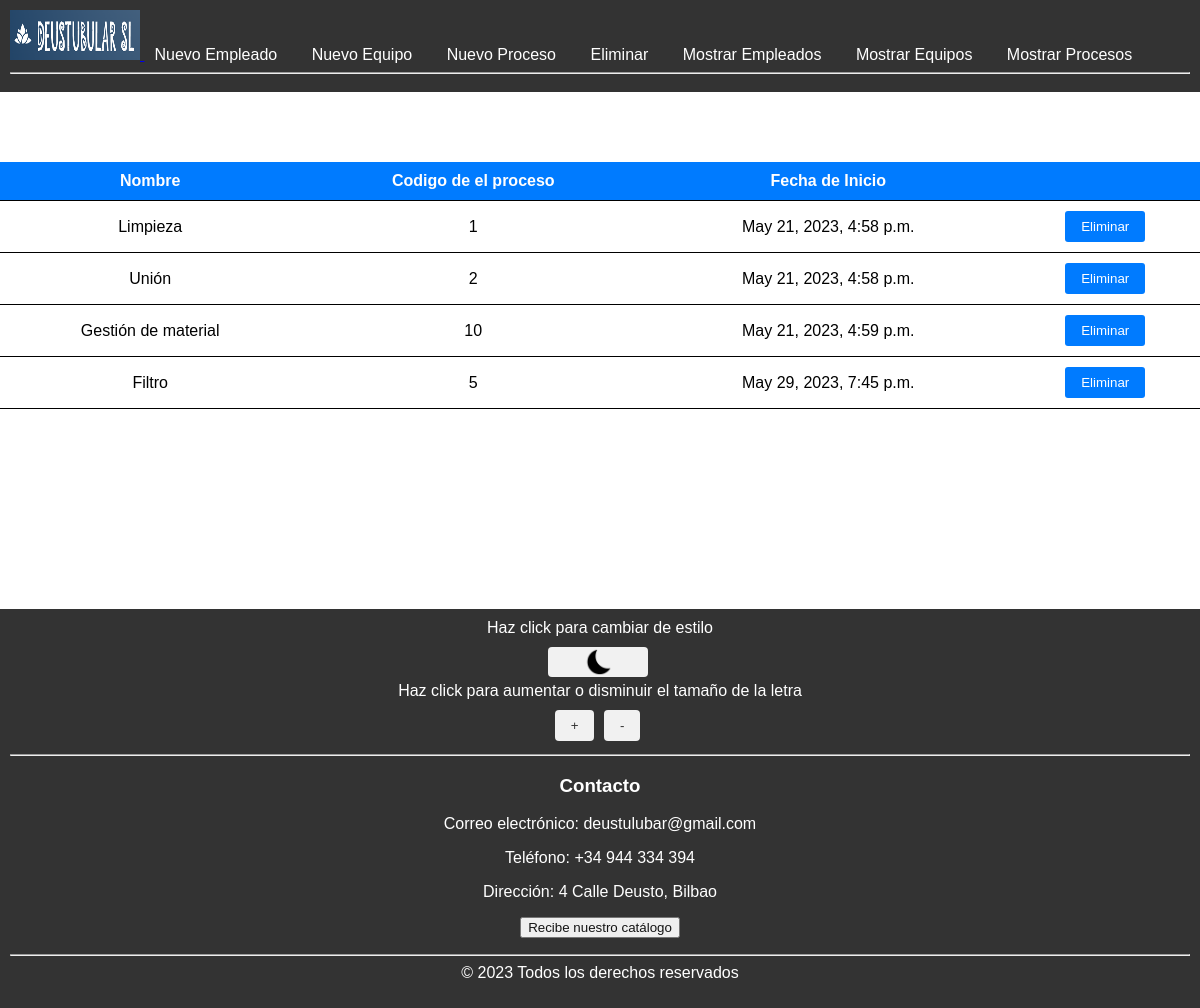
Before: /eliminar/proceso with the older database file.
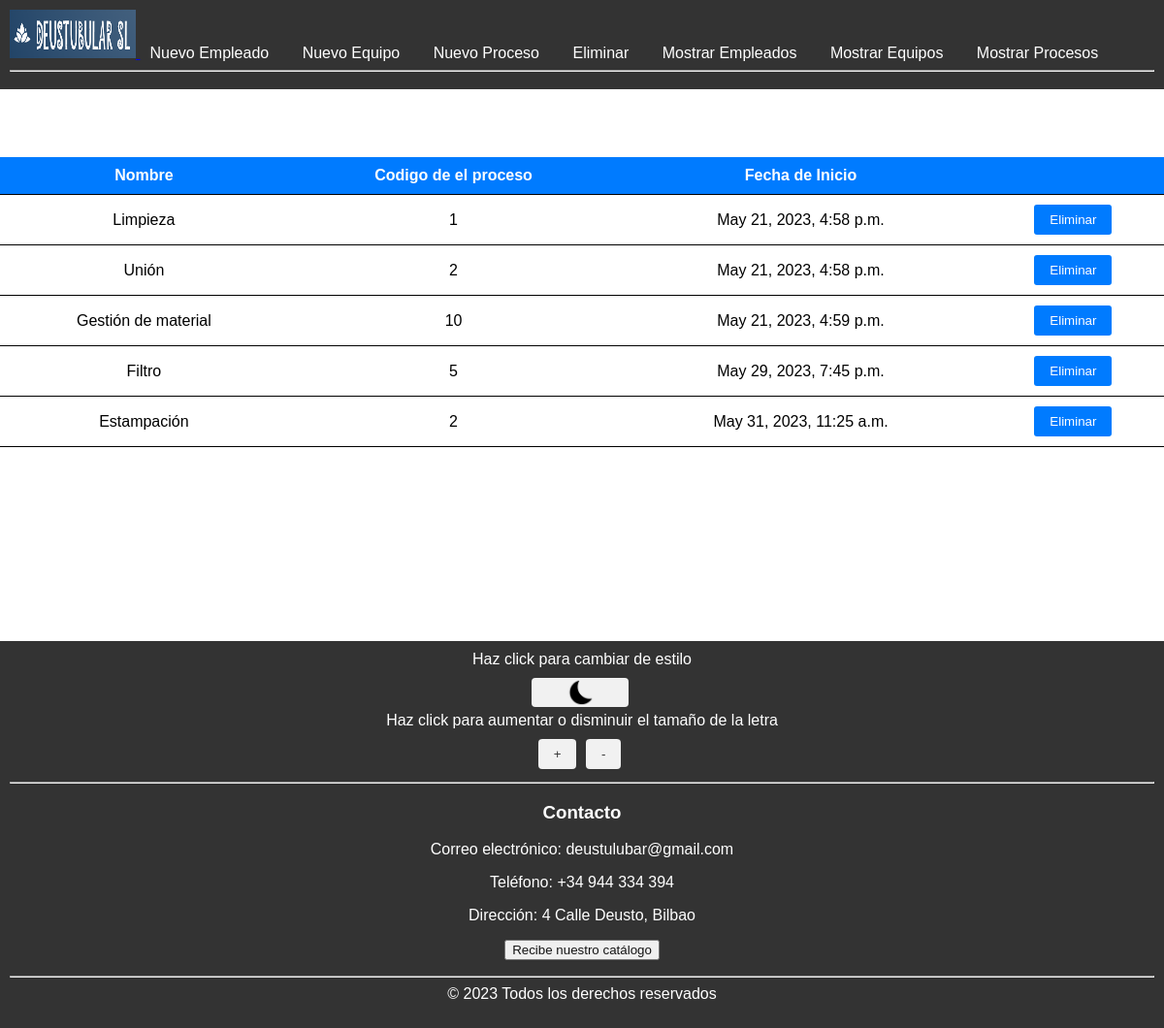
After: the same page with the newer database file.
### DeustubularSL_app/models.py (models this page shows, shortened)
class proceso (models.Model):
    nombre = models.CharField(max_length = 150)
    ordenFabricacion = models.IntegerField(default=0)
    codigoProceso = models.IntegerField(default=0)
    referencia = models.ForeignKey(Referencia, on_delete=models.CASCADE)
    fechaIni = models.DateTimeField(default=datetime.datetime.today)
    fechaFin = models.DateTimeField(default=datetime.datetime.today)
    FKidEquipo = models.ForeignKey (equipo, on_delete = models.CASCADE, related_name='procesos')

### DeustubularSL_app/views.py (the view)
# urls.py: path('eliminar/proceso', views.lista_procesos, name='lista_procesos'),
def lista_procesos(request):
    procesos = proceso.objects.all()
    context = {'procesos': procesos}
    return render(request, 'DeustubularSL_app/lista_procesos_a_borrar.html', context)

### DeustubularSL_app/templates/DeustubularSL_app/lista_procesos_a_borrar.html (shortened to what this page needs)
{% extends "base.html" %}
{% block contenido %}
<table>
    <thead>
        <tr>
            <th>Nombre</th>
            <th>Codigo de el proceso</th>
            <th>Fecha de Inicio</th>
            <th></th>
        </tr>
    </thead>
    <tbody>
        {% for proceso in procesos %}
        <tr>
            <td>{{ proceso.nombre }}</td>
            <td>{{ proceso.codigoProceso }}</td>
            <td>{{ proceso.fechaIni }}</td>
            <td>
                <form action="{% url 'eliminar_proceso' proceso.id %}" method="post">
                    <button type="submit" class="btn btn-danger">Eliminar</button>
                </form>
            </td>
        </tr>
        {% endfor %}
    </tbody>
</table>
{% endblock %}

Changed rows visible on the page:
added proceso: nombre "Estampación", codigoProceso "2", fechaIni "May 31, 2023, 11:25 a.m."
